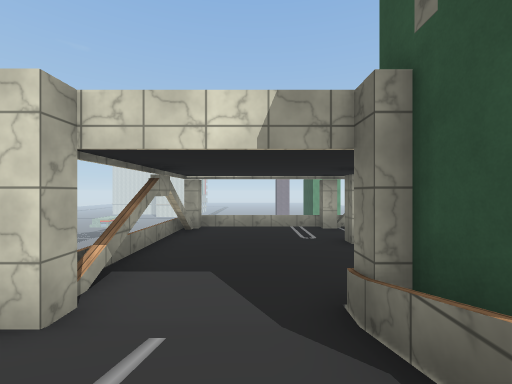
[1] (above)

17 first-person views from a walk through a Unity game level. The camera is 1.3 m above the floor, looks level and sees 90° across. The floor is counted in squares, 2 m on a side. Each view is taken from the middle of a square. On the plan, view 1 faces up. The plan holds only what a view shows up to about 9 squares ahead; the rest is blank. The place goes on beyond the plan. The player is left out. Some surface patterns are stand-ins.

[2]
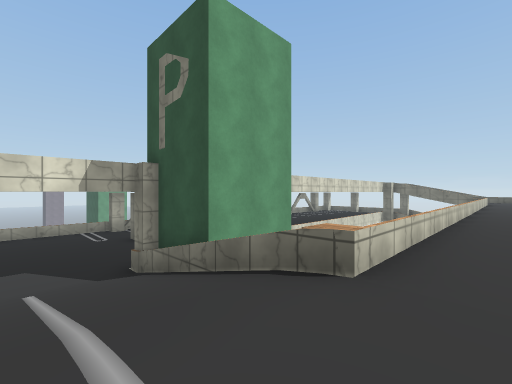

[3]
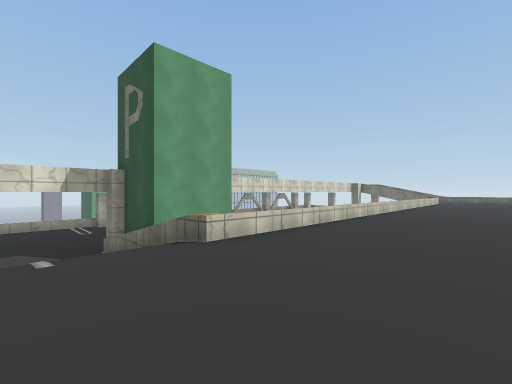

[4]
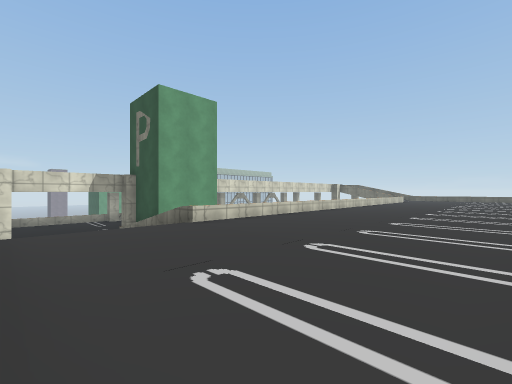

[5]
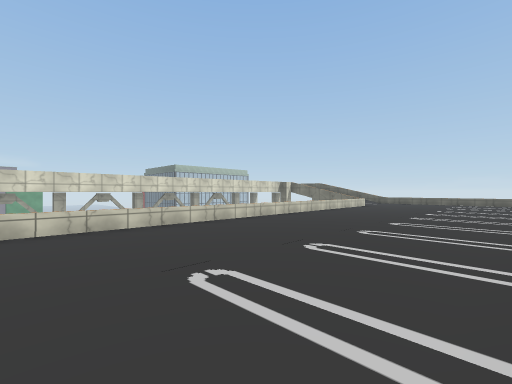

[6]
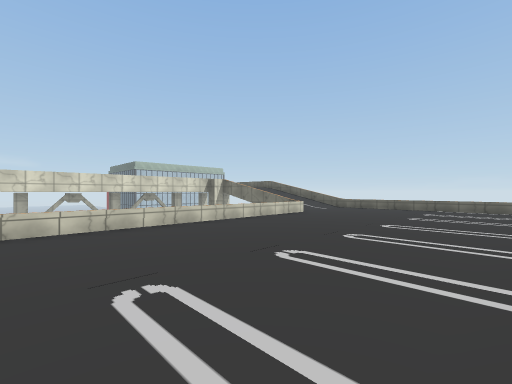

[7]
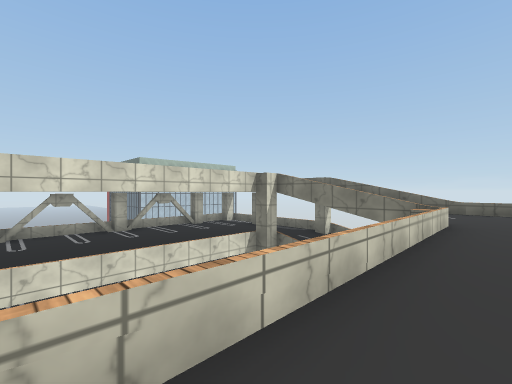

[8]
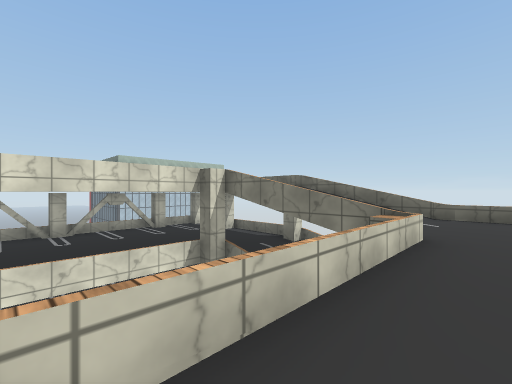

[9]
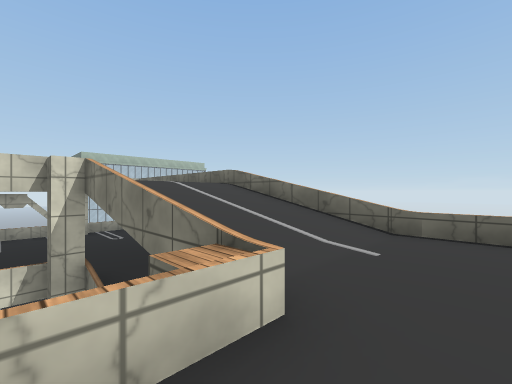

[10]
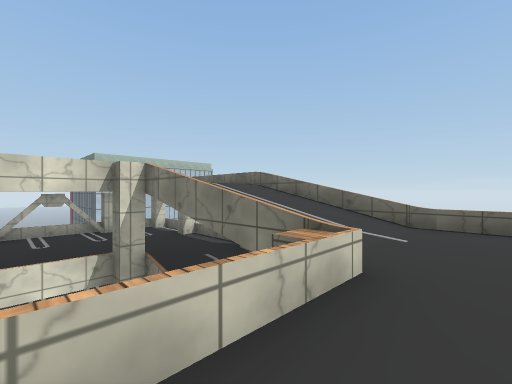

[11]
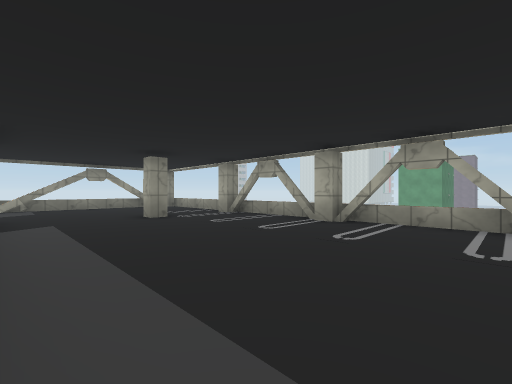

[12]
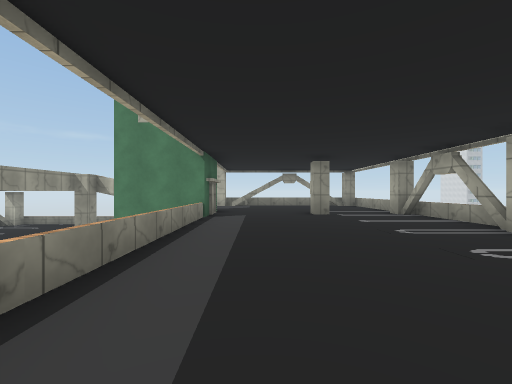

[13]
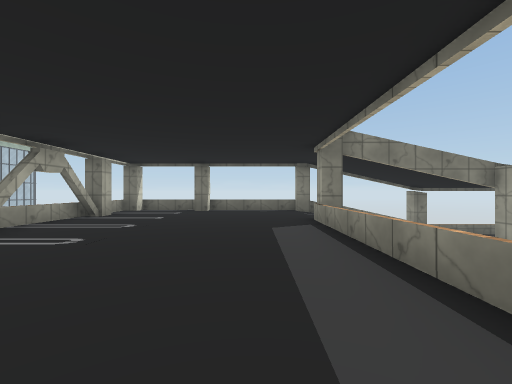

[14]
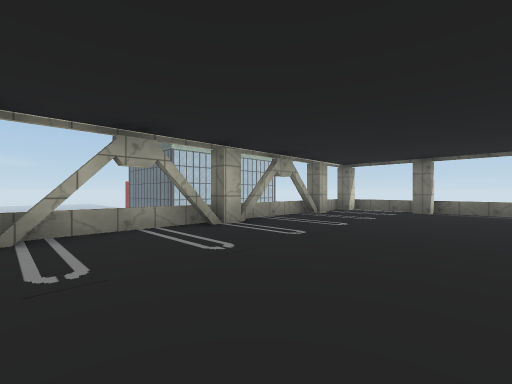

[15]
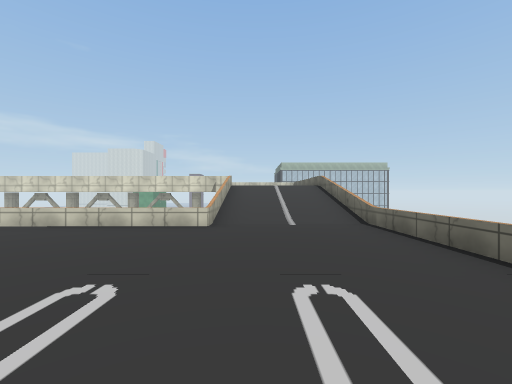

[16]
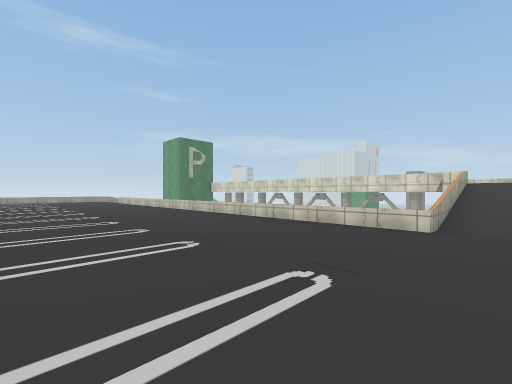

[17]
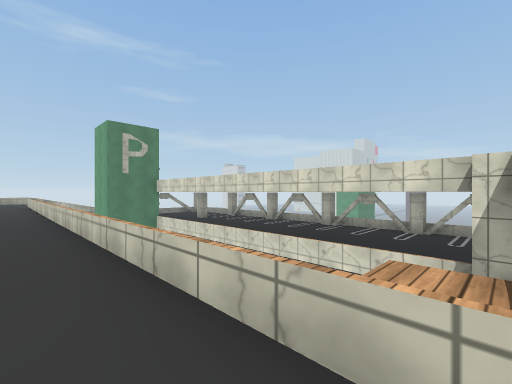

### Floor plan
Key: @ floor where view 1 was taken; # wall or solid block; x gap in a wall; . main floor; : floor 1.75 m higher than the main floor; / step, stairs or slope; = window, fence, low wall or low ledge; ^ raised ledge; v drop or lower ground.
Columns run from 2 left of view 1 to 19 right of it. Each row starts with its distance up from view 1.
  9 vvvvvvv=v=vvvvvvvvvvvv
  8 #...##..#..#.#.##..#.#
  7 #.....................
  6 ....#................#
  5 ......................
  4 #.....................
  3 /.....................
  2 #//#^#            #//#
  1  //=^#            =  /
  0  /@#vv            =///
 -1  //x              =///
 -2 :::^==============^:::
 -3 ::::::::::::::::::::::
 -4 ::::::::::::::::::::::
 -5 ::::::::::::::::::::::
 -6 ::::::::::::::::::::::
 -7 ::::::::::::::::::::::

Positions as (right, up) in squares from view 1, and headings:
1: (0, 0), facing up
2: (-1, -3), facing up-right
3: (-1, -5), facing up-right
4: (-2, -7), facing up-right
5: (4, -7), facing up-right
6: (9, -7), facing up-right
7: (10, -3), facing up-right
8: (12, -3), facing up-right
9: (15, -3), facing up-right
10: (14, -3), facing up-right
11: (9, 3), facing up-left
12: (10, 4), facing left
13: (10, 4), facing right
14: (10, 4), facing up-right
15: (17, -7), facing up
16: (17, -7), facing up-left
17: (16, -3), facing up-left
